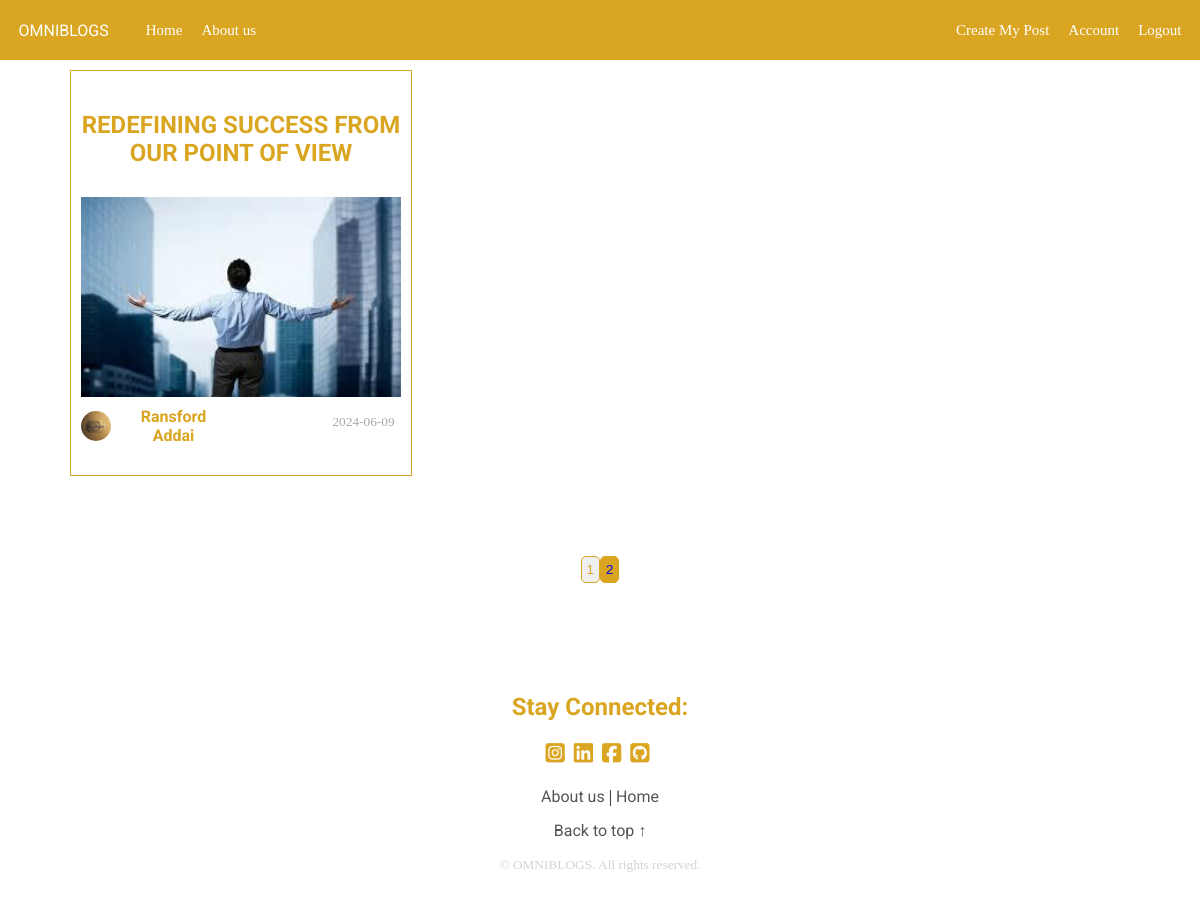
/home?page=2 (signed in), run on the app's committed database.
### flaskblog/models.py (models this page shows, shortened)
class Post(db.Model):
    id = db.Column(db.Integer, primary_key=True)
    title=db.Column(db.String(100), nullable=False)
    content=db.Column(db.Text, nullable=False)
    image_file = db.Column(db.String(20), nullable=False, default='default_post.jpg')
    date_posted=db.Column(db.DateTime, nullable=False, default=datetime.utcnow)
    user_id=db.Column(db.Integer, db.ForeignKey('user.id'), nullable=False)

class User(db.Model, UserMixin):
    id = db.Column(db.Integer, primary_key=True)
    username=db.Column(db.String(50), nullable=False, unique=True)
    email=db.Column(db.String(120), nullable=False, unique=True)
    image_file=db.Column(db.String(20), nullable=False, default='default.jpg')
    password=db.Column(db.String(100), nullable=False)
    author=db.relationship('Post', backref='author', lazy=True)

### flaskblog/main/routes.py (the view)
@main.route("/")
@main.route("/home")
def home():
    page = request.args.get('page', 1, type=int)
    posts = Post.query.order_by(Post.date_posted.desc()).paginate(per_page=9, page=page)
    return render_template('home.html', posts=posts)

### flaskblog/models.py (called while the page is built)
@loginmanager.user_loader
def load_user(user_id):
    return db.session.get(User, int(user_id))

### flaskblog/templates/home.html
{% extends 'layout.html' %}
{% block content %}
    <div class="home-content" id="home-top">
        {% for post in posts.items %}
            <div class="home-container">
                <h2 class="post-title"><a href="{{ url_for('posts.post', post_id=post.id) }}" class="title-link">{{ post.title }}</a></h2>
                {% if post.image_file %}
                    <img class="post-imaged" src="{{ url_for('static', filename='post_pics/' + post.image_file) }}" lazy="loading" alt="Post image">
                {% endif %}
                <div class="aut-dte-img">
                    <img src="{{ url_for('static', filename='profile_pics/' + post.author.image_file) }}" lazy="loading"  class="post-pro-pic" alt="Author Profile picture">
                    <div class="aut-container"><a href="{{ url_for('users.user_posts', username=post.author.username) }}" class="post-aut">{{ post.author.username }}</a></div>
                    <div class="date-container"><small class="date">{{ post.date_posted.strftime('%Y-%m-%d') }}</small></div>
                </div>
            </div>
        {% endfor %}
    </div>
    <div class="pagination-container">
        {% for page_num in posts.iter_pages(left_edge=1, right_edge=1, left_current=1, right_current=2) %}
            {% if page_num %}
                {% if posts.page == page_num %}
                    <button class="pag-main-button"><a class="pag-main-link" href="{{ url_for('main.home', page=page_num) }}">{{ page_num }}</a></button>
                {% else %}
                    <button class="pag-button"><a class="pag-link" href="{{ url_for('main.home', page=page_num) }}">{{ page_num }}</a></button>
                {% endif %}
            {% else %}
                ...
            {% endif %}
        {% endfor %}
    </div>
    <footer>
        <div class="footer-container">
            <h2 class="home-connect">Stay Connected:</h2>
            <div class="home-social-channels">
                <a href="https://www.instagram.com/addai_325/" target="_blank" class="home-ig"><i class="fa-brands fa-square-instagram"></i></a>
                <a href="https://www.linkedin.com/in/ransford-addai-72b30b280/" class="home-In" target="_blank"><i class="fa-brands fa-linkedin"></i></a>
                <a href="https://web.facebook.com/ransford.addai.96" target="_blank" class="home-fb"><i class="fa-brands fa-square-facebook"></i></a>
                <a href="https://github.com/Addai325" target="_blank" class="home-github"><i class="fa-brands fa-square-github"></i></a>
            </div>
            <div class="home-nav-links">
                <a href="{{ url_for('main.about') }}" class="home-abt-lnk">About us</a>  |
                <a href="{{ url_for('main.home') }}" class="home-hme-lnk">Home</a>
                <a href="#home-top" class="home-bttop-link">Back to top &uarr;</a>
            </div>
            <div class="home-copyright">
                <small class="the-home-copyright">&copy; {{ curreny_year }} OMNIBLOGS. All rights reserved.</small>
            </div>
        </div>
    </footer>
{% endblock content %}

### flaskblog/static/home.css (style rules this page uses)
@media (min-width:769px) { body { margin: 0; } }
@media (min-width:769px) { .home-content { display: grid; grid-template-columns: repeat(3, 1fr); row-gap: 0px; column-gap: 50px; padding: 30px 70px; } }
@media (min-width:769px) { .home-container { margin-top: 40px; width: 100%; margin-bottom: 0; text-align: center; background-color: white; display: flex; flex-direction: column; align-items: center; justify-content: center; padding-bottom: 30px; padding-left: 10px; padding-right: 10px; padding-top: 20px; border: 1px solid goldenrod; } }
@media (min-width:769px) { .post-pro-pic { height: 30px; width: 30px; margin-top: 10px; border-radius: 15px; margin-right: 20px; object-fit: cover; } }
@media (min-width:769px) { .post-aut { text-decoration: none; color: goldenrod; margin: 0 auto; margin-top: 10px; font-weight: bold; font-family: roboto, sans-serif; } }
@media (min-width:769px) { .date { color: darkgray; margin-left: 10px; } }
@media (min-width:769px) { .post-title { color: goldenrod; } }
@media (min-width:769px) { .title-link { text-decoration: none; color: goldenrod; font-family: roboto,sans-serif; } }
@media (min-width:769px) { .aut-dte-img { display: flex; flex-direction: row; align-items: center; width: 100%; } }
@media (min-width:769px) { .post-imaged { width: 100%; height: 200px; margin-top: 10px; } }
@media (min-width:769px) { .aut-container { width: 100%; margin-right: 100px; margin-top: 10px; } }
@media (min-width:769px) { .date-container { width: 100%; } }
@media (min-width:769px) { .pagination-container { display: flex; justify-content: center; flex-direction: row; margin-top: 50px; margin-bottom: 50px; } }
@media (min-width:769px) { .pag-main-button { background-color: goldenrod; border-radius: 5px; border: 1px solid goldenrod; padding: 5px; cursor: pointer; } }
@media (min-width:769px) { .pag-main-link { text-decoration: none; } }
@media (min-width:769px) { .pag-button { border-radius: 2px; color: goldenrod; border-radius: 5px; border: 1px solid goldenrod; padding: 5px; cursor: pointer; } }
@media (min-width:769px) { .pag-link { text-decoration: none; color: goldenrod; } }
@media (min-width:769px) { .footer-container { background-color: white; padding: 40px; text-align: center; padding-bottom: 40px; margin-bottom: 0; } }
@media (min-width:769px) { .home-social-channels { margin-bottom: 20px; } }
@media (min-width:769px) { .home-fb,.home-In, .home-github, .home-ig { text-decoration: none; color: goldenrod; font-size: 22px; margin-right: 5px; } }
@media (min-width:769px) { .home-nav-links { margin-bottom: 15px; } }
@media (min-width:769px) { .home-abt-lnk , .home-hme-lnk, .home-bttop-link { text-decoration: none; color: #555; font-family: roboto; } }
@media (min-width:769px) { .home-bttop-link { display: block; margin-top: 15px; } }
@media (min-width:769px) { .the-home-copyright { color: lightgray; } }
@media (min-width:769px) { .home-connect { font-family: roboto, sans-serif; color: goldenrod; } }

### flaskblog/static/main.css (style rules this page uses)
@media (min-width:769px) { body { margin: 0; } }

### flaskblog/static/about.css (style rules this page uses)
@media (min-width:769px) { body { margin: 0; } }
@media (min-width:769px) { .home-social-channels { margin-bottom: 20px; } }
@media (min-width:769px) { .home-fb,.home-In, .home-github, .home-ig { text-decoration: none; color: goldenrod; font-size: 22px; margin-right: 5px; } }
@media (min-width:769px) { .home-nav-links { margin-bottom: 15px; } }
@media (min-width:769px) { .home-abt-lnk , .home-hme-lnk, .home-bttop-link { text-decoration: none; color: #555; font-family: roboto; } }
@media (min-width:769px) { .home-bttop-link { display: block; margin-top: 15px; } }
@media (min-width:769px) { .the-home-copyright { color: lightgray; } }
@media (min-width:769px) { .home-connect { font-family: roboto, sans-serif; color: goldenrod; } }

### flaskblog/static/register.css (style rules this page uses)
@media (min-width:769px) { body { margin: 0; } }

### flaskblog/static/login.css (style rules this page uses)
@media (min-width:769px) { body { margin: 0; } }

### flaskblog/static/account.css (style rules this page uses)
@media (min-width:769px) { body { margin: 0; } }

### flaskblog/static/create_post.css (style rules this page uses)
@media (min-width:769px) { body { margin: 0; } }

### flaskblog/static/user_posts.css (style rules this page uses)
@media (min-width:769px) { body { margin: 0; } }

### flaskblog/static/errors.css (style rules this page uses)
@media (min-width:769px) { body { margin: 0; } }

### data on the page
Post: title "REDEFINING SUCCESS FROM OUR POINT OF VIEW", image_file (picture), author.username "Ransford Addai", date_posted "2024-06-09"

### other printed values
{{ page_num }} "1"
{{ page_num }} "2"
